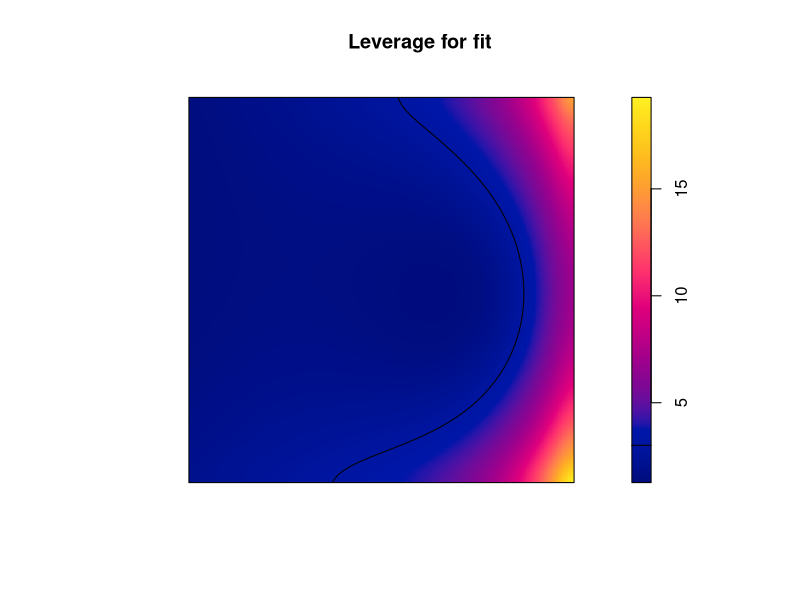
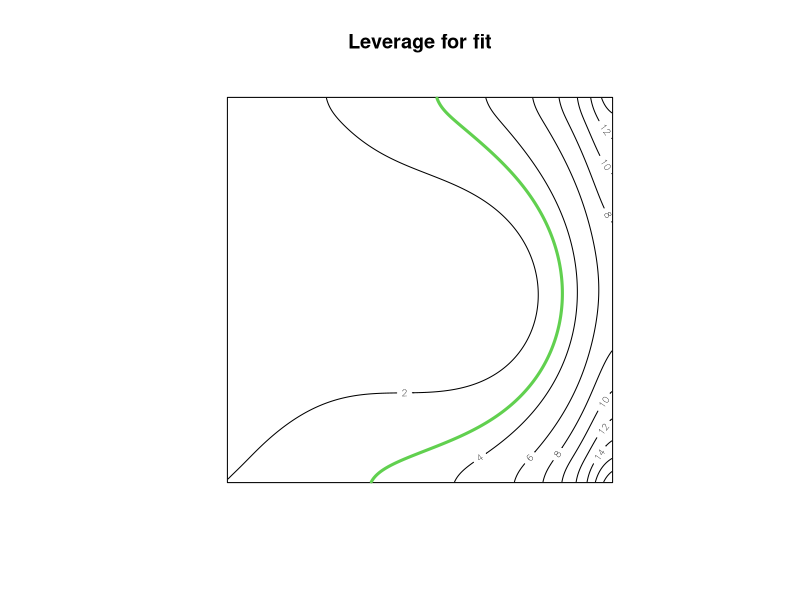
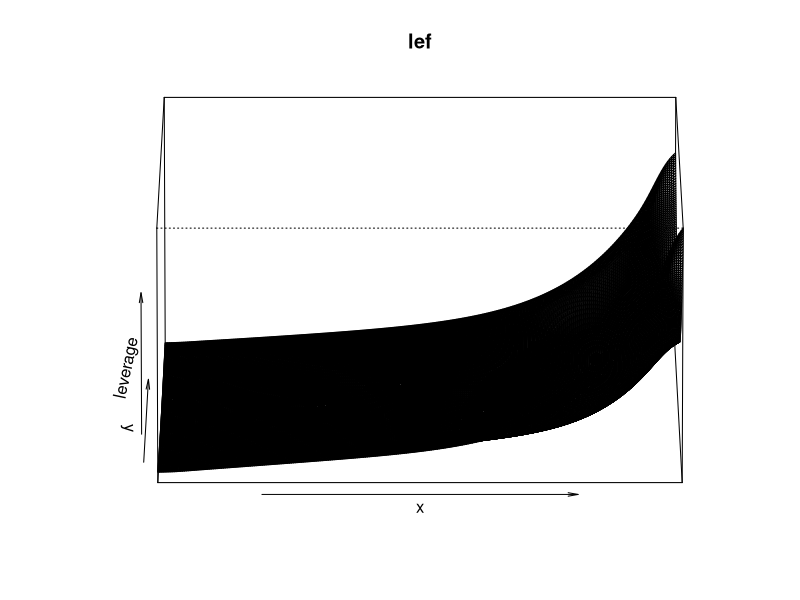

Recreate these plots in R, in order.
library(spatstat)


### Name: plot.leverage.ppm
### Title: Plot Leverage Function
### Aliases: plot.leverage.ppm contour.leverage.ppm persp.leverage.ppm
### Keywords: spatial models

### ** Examples

   X <- rpoispp(function(x,y) { exp(3+3*x) })
   fit <- ppm(X ~x+y)
   lef <- leverage(fit)
   plot(lef)
   contour(lef)
   persp(lef)
